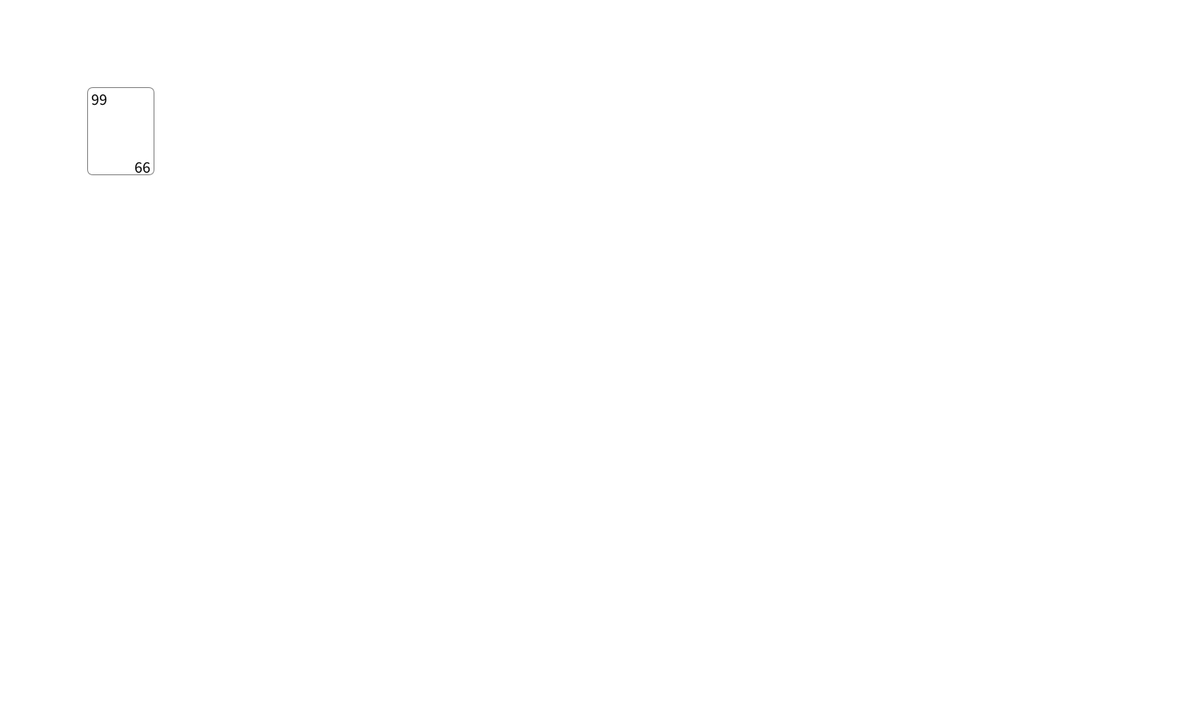
Frame 1 (no input)
Frame 60 (the mouse pressed at the canvas centre just before this capture): identical to frame 1, image omitted
Frame 120 (the mouse held since frame 60 and released just before this capture): identical to frame 1, image omitted

The Processing sketch that drew this single still picture (run headless with seeded random() and noise(); from frame 60 on, the mouse is pressed at the canvas centre):

// Processing sketch: klondike1
// ── klondike1.pde
void setup(){
  size(1500,900);
  myShuffle();
}
void myShuffle(){
  for(int i=1;i<4;i++){
    for(int j=1;j<13;j++){
      cardN[i*13+j] = j;
      cardC[i*13+j] = C[i%4];
    }
  }
  for(int i=0;i<10000;i++){
  int a = int(random(52)), b = int(random(52));
  int temp = cardN[a];
  cardN[a] = cardN[b];
  cardN[b] = temp;
  temp = cardC[a];
  cardC[a] = cardC[b];
  cardC[b] = temp;
  }
}
int [][] card = new int[4][13];
int [] cardN = new int[52];//card number
int []cardC = new int[52];//card color
color [] C = {#000000,#FF0000,#000000,#FF0000};//花色順序錯
void draw(){
  background(255);
  if(mousePressed && mouseButton==RIGHT){ //cheat key,peek all
    for(int i=0;i<4;i++){
       for(int j=0;j<13;j++){
         //drawCard(j*32,i*50,C[i%4],j);
         drawCard(j*83,i*109,cardC[i*13+j],cardN[i*13+j],83);
       }
    }
  }else drawCard(109,109,#000000,99,128);//取牌的地方 get card here
  for(int i=0;i<myCard;i++){ //改發牌位置
    if(i%4==0) drawCard(430 +40*i/4,50,cardC[i],cardN[i],128);
    if(i%4==1) drawCard(630 +40*i/4,350,cardC[i],cardN[i],128);
    if(i%4==2) drawCard(430 +40*i/4,650,cardC[i],cardN[i],128);
    if(i%4==3) drawCard(230 +40*i/4,350,cardC[i],cardN[i],128);
  }
}
int myCard = 0;
void mousePressed(){
  if(mouseButton==LEFT) myCard++;
}
void drawCard(int x,int y, color c,int n,int w){
  stroke(128);//gray stroke
  fill(255);//white
  rect(x,y,83,109,7);
  //noStroke();
  /*fill(c);
  rect(x+3,y+3,83-5,109-5,4);*/   
  textSize(20);fill(c);
  String rank = getRank(n);
  text(rank,x+5,y+22);
  
  pushMatrix(); // 保存當前的變換矩陣
  translate(x+70, y+109); // 將座標系移動到撲克牌的右下角
  rotate(PI); // 逆時針旋轉180度
  text(rank, -10,15 ); // 繪製下顛倒的字母或數字
  popMatrix(); // 恢復原來的變換矩陣
  }
String getRank(int n){
  if(n == 1){ return "A";}
  else if(n == 11){return "J";}
  else if(n == 12){return "Q";}
  else if(n == 13){return "K";}
  else{return Integer.toString(n);}
}
